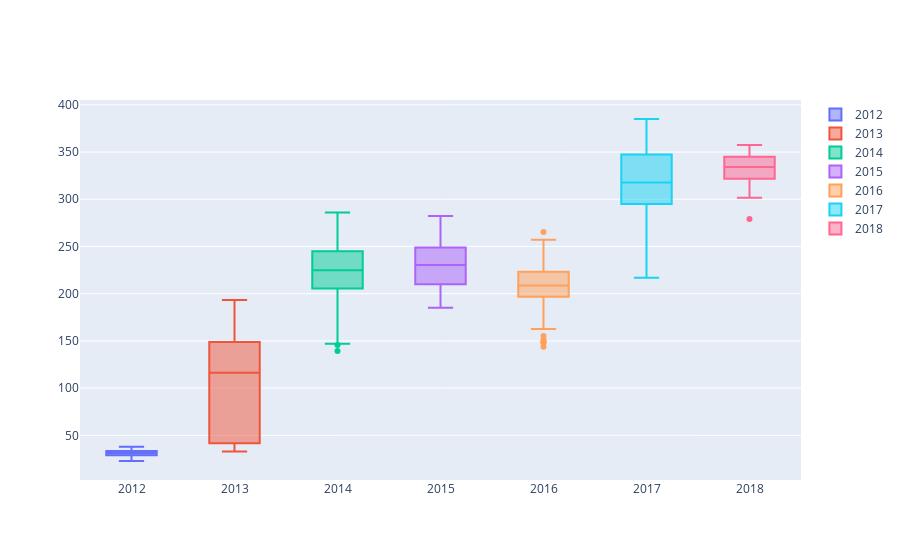

Write notebook code for a chart like this one.
### Markdown cell above
### Construction of boxplot (annual data) by direct usage of iplot method.

### Code cell
# Produce interactive boxplot for annual data
#freq = 'A' means annual
groups = [g for n, g in ts.groupby(pd.Grouper(freq='A'))]
years_val = [list(groups[j]['adj_close']) for j in range(len(groups))]
years_ind = [str(groups[j].index[0].year) for j in range(len(groups))]
for yval in years_val:
     yval[:] = [x for x in yval if x is not None]
data = [go.Box(y=years_val[j], name=years_ind[j]) for j in range(len(years_val))]
iplot(data)

### Figure 1 — Plotly figure (JSON) as saved in the notebook; plotly's stock layout.template omitted (floating-point values rounded to 4 significant figures; data arrays with more than 128 entries replaced by an {"elided": "..."} marker saying what was removed)
{"data": [{"name": "2012", "type": "box", "y": {"elided": "250 float values"}}, {"name": "2013", "type": "box", "y": {"elided": "252 float values"}}, {"name": "2014", "type": "box", "y": {"elided": "252 float values"}}, {"name": "2015", "type": "box", "y": {"elided": "252 float values"}}, {"name": "2016", "type": "box", "y": {"elided": "252 float values"}}, {"name": "2017", "type": "box", "y": {"elided": "250 float values"}}, {"name": "2018", "type": "box", "y": [320.5, 317.2, 314.6, 316.6, 336.4, 333.7, 334.8, 337.9, 336.2, 340.1, 347.2, 344.6, 350.0, 351.6, 352.8, 345.7, 337.6, 342.9, 349.5, 345.8, 354.4, 349.2, 343.8, 333.7, 333.6, 345, 315.4, 310.1, 315.7, 323.7, 322.3, 334.1, 335.5, 334.8, 333.3, 346.2, 352.1, 357.4, 351.0, 343.1, 330.9, 335.1, 333.4, 328.2, 332.3, 329.1, 327.2, 345.5, 341.8, 326.6, 325.6, 321.4, 313.6, 310.6, 316.5, 309.1, 301.5, 304.2, 279.2]}], "layout": {}}
